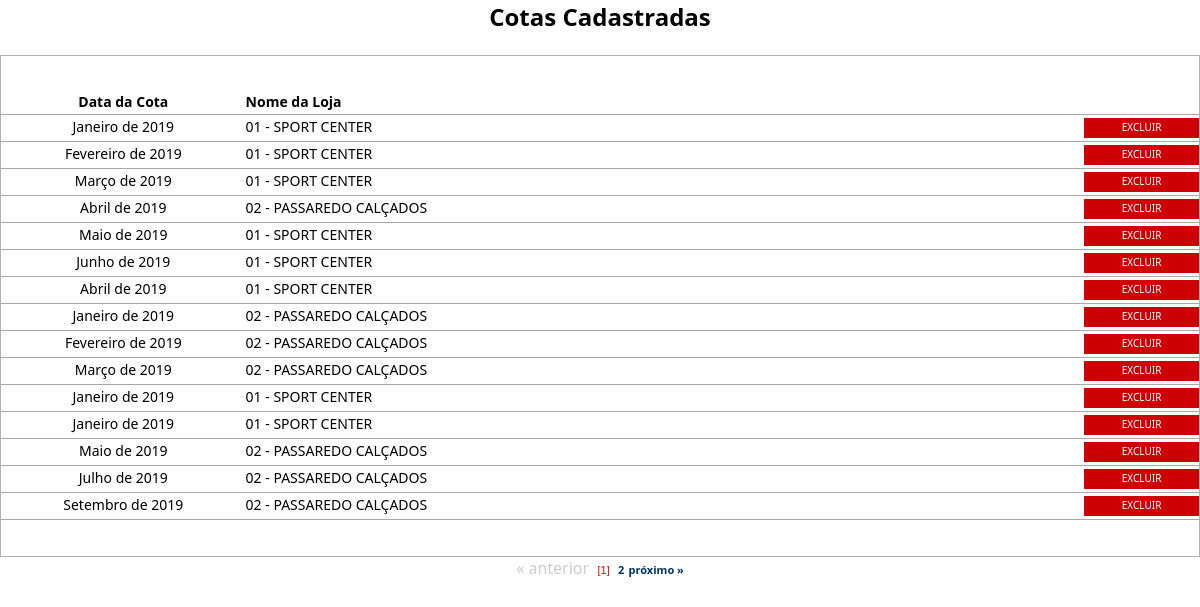
The page /visualiza_cotas.php on the database its author committed.
### tables this page shows
CREATE TABLE `cotas` (
  `id_cotas` int(10) unsigned NOT NULL AUTO_INCREMENT,
  `nome_loja` varchar(100) DEFAULT NULL,
  `fornecedor` varchar(50) NOT NULL,
  `mes_cota` varchar(10) DEFAULT NULL,
  `ano_cota` varchar(15) DEFAULT NULL,
  `cota_mensal` float DEFAULT NULL,
  `cota_saldo` float DEFAULT NULL,
  PRIMARY KEY (`id_cotas`)
);

### processos/database.php (called while the page is built, shortened)
<?php
function DBRead ($table, $params = null, $fields = '*') {
	$params = ($params) ? " {$params}" : null;
		$query = "SELECT {$fields} FROM {$table}{$params}";
		$result = DBExecute($query);
		if (!mysqli_num_rows($result))
			return false;
		else {
			while ($res = mysqli_fetch_assoc($result)) {
				$data[] = $res;
			}
			return $data;
		}
}
function DBExecute($query){
	$link = DBConnect();
	$result = @mysqli_query($link, $query) or die (mysqli_error($link));
	return $result;
}
?>

### visualiza_cotas.php (the view, shortened to what this page needs)
<!doctype html>
<html>
<head>
<link href="css/style.css" rel="stylesheet" type="text/css">
<link href="css/style.css" rel="stylesheet" type="text/css">
<link rel="stylesheet" href="css/menu.css">
</head>
<body>
<center><h2> Cotas Cadastradas </h2></center>
<br />
<table width="100%" border="0" cellpadding="0" cellspacing="0" class="table">
	<tr class="linha">
		<td class="linha" width="20%" align="center"><b>Data da Cota</b></td>
		<td class="linha"><b>Nome da Loja</b></td>
    <td width="10%" align="center" class="linha"></td>
	</tr>
<?php
require 'processos/database.php';
  $numreg = 15;
  $inicial = $_GET['pg'] * $numreg;
	$cotas = DBRead ("cotas", "ORDER BY mes_cota AND ano_cota ASC LIMIT $inicial, $numreg", "id_cotas, nome_loja, mes_cota, ano_cota");
		foreach ($cotas as $ct){
		?>
	<tr onmouseover="ChangeColor(this, true);" onmouseout="ChangeColor(this, false);" onclick="DoNav('altera_cota.php?id=<?php echo $ct['id_cotas'];?>');">
		<td class="linha" align="center" valign="middle"><?php echo $ct['mes_cota'].' de '.$ct['ano_cota'];?></td>
		<td class="linha espaco" valign="middle"><?php echo $ct['nome_loja']; ?></td>
	  <td class="linha espaco" valign="middle">
      <span class="excluir">
        <a href="javascript:aviso('<?=$ct['id_cotas'];?>');">Excluir</a>
      </span>
    </td>
  </tr>
<?php
	}
?>
</table>
<center>
<?php
  require "paginacao.php";
?>
</center>
</body>
</html>

### css/style.css (style rules this page uses)
html { height: 89%; padding: 0; margin: 0; }
body { height: 99%; padding: 0; margin: 0; }
* { padding: 0; margin: 0; font-family: Segoe, "Segoe UI", "DejaVu Sans", "Trebuchet MS", Verdana, sans-serif; }
.table { width: 100%; border: 1px solid #B1B1B1; padding: 3% 0 3% 0; }
.table td { font-size: 14px; padding: 0 0 3px 5px; }
.linha { border-bottom: 1px solid hsla(0,0%,66%,1.00); padding: 5px 3px 3px 3px; }
.espaco { padding-left: 70px; }
a { color: #000000; text-decoration: none; font-size: 14px; }
.excluir a { width: auto; display: block; text-decoration: none; color: #FFFFFF; font-size: 10px; margin-top: 3px; padding: 2px 10px 4px 10px; background-color: #CD0104; transition: all 0.5s linear; -o-transition: all 0.5s linear; -webkit-transition: all 0.5s linear; -moz-transition: all 0.5s linear; text-transform: uppercase; border:none; outline: none; cursor: pointer; -webkit-appearance:none; text-align: center; }

### rows shown on the page
cotas: mes_cota "Janeiro", ano_cota "2019", nome_loja "01 - SPORT CENTER"
cotas: mes_cota "Fevereiro", ano_cota "2019", nome_loja "01 - SPORT CENTER"
cotas: mes_cota "Março", ano_cota "2019", nome_loja "01 - SPORT CENTER"
cotas: mes_cota "Abril", ano_cota "2019", nome_loja "02 - PASSAREDO CALÇADOS"
cotas: mes_cota "Maio", ano_cota "2019", nome_loja "01 - SPORT CENTER"
cotas: mes_cota "Junho", ano_cota "2019", nome_loja "01 - SPORT CENTER"
cotas: mes_cota "Abril", ano_cota "2019", nome_loja "01 - SPORT CENTER"
cotas: mes_cota "Janeiro", ano_cota "2019", nome_loja "02 - PASSAREDO CALÇADOS"
cotas: mes_cota "Fevereiro", ano_cota "2019", nome_loja "02 - PASSAREDO CALÇADOS"
cotas: mes_cota "Março", ano_cota "2019", nome_loja "02 - PASSAREDO CALÇADOS"
cotas: mes_cota "Janeiro", ano_cota "2019", nome_loja "01 - SPORT CENTER"
cotas: mes_cota "Janeiro", ano_cota "2019", nome_loja "01 - SPORT CENTER"
cotas: mes_cota "Maio", ano_cota "2019", nome_loja "02 - PASSAREDO CALÇADOS"
cotas: mes_cota "Julho", ano_cota "2019", nome_loja "02 - PASSAREDO CALÇADOS"
cotas: mes_cota "Setembro", ano_cota "2019", nome_loja "02 - PASSAREDO CALÇADOS"
